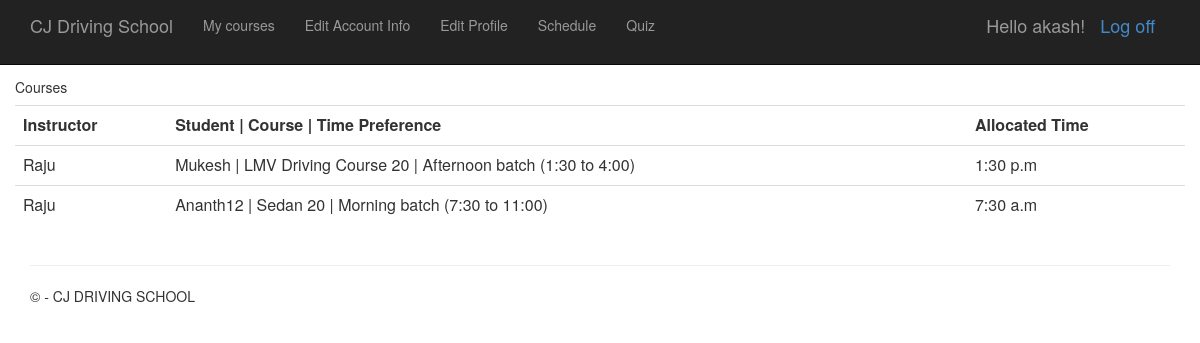
The app's page /schedule/ (signed in), older data.
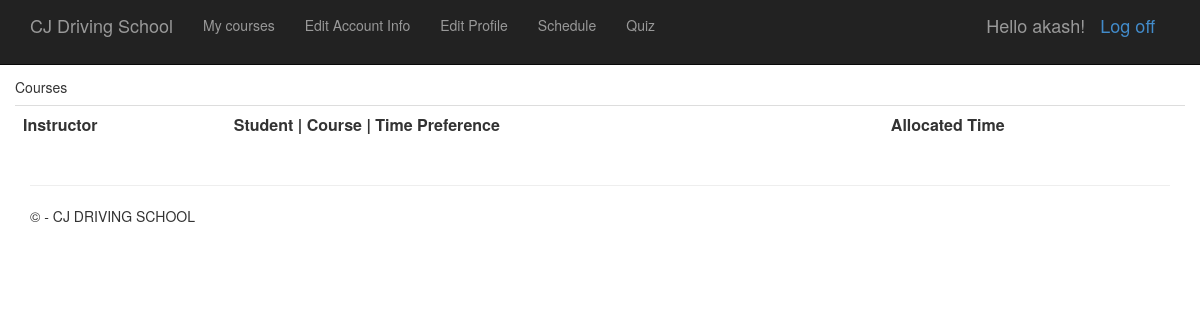
The same page, newer data.
### courses/models.py (models this page shows, shortened)
class User(AbstractUser):
    is_student = models.BooleanField(default=False)
    is_instructor = models.BooleanField(default=False)
    email = models.EmailField(default=None, unique=True, max_length=255)
    phone_number = PhoneNumberField(default=None, unique=True, null=True)

class Schedule(models.Model):
    instructor = models.ForeignKey(Instructor, on_delete=models.CASCADE)
    student = models.OneToOneField(Course_enrollment, on_delete=models.CASCADE)
    TIMING_CHOICES = [
        ('7:30 a.m','7:30 a.m'),
        ('8:00 a.m', '8:00 a.m'),
        ('8:30 a.m', '8:30 a.m'),
        ('9:00 a.m', '9:00 a.m'),
        ('9:30 a.m', '9:30 a.m'),
        ('10:00 a.m', '10:00 a.m'),
        ('10:30 a.m', '10:30 a.m'),
        ('11:00 a.m', '11:00 a.m'),
        ('1:30 p.m', '1:30 p.m'),
        ('2:00 p.m', '2:00 p.m'),
        ('2:30 p.m', '2:30 p.m'),
        ('3:00 p.m', '3:00 p.m'),
        ('3:30 p.m', '3:30 p.m'),
        ('4:00 p.m', '4:00 p.m'),
        ('5:30 p.m', '5:30 p.m'),
        ('6:00 p.m', '6:00 p.m'),
        ('6:30 p.m', '6:30 p.m'),
        ('7:30 p.m', '7:30 p.m'),
        ('8:00 p.m', '8:00 p.m'),
    ]
    time_allocated = models.CharField(choices=TIMING_CHOICES, max_length=30, default=None)

class Instructor(models.Model):
    user = models.OneToOneField(User, on_delete=models.CASCADE)
    def __str__(self):
        return self.user.username

class Course_enrollment(models.Model):
    student = models.ForeignKey(Student, on_delete=models.CASCADE)
    course = models.ForeignKey(Course, on_delete=models.CASCADE, help_text='Enroll in another course after completion of your first course')
    TIME_CHOICES = [
        ('Morning batch (7:30 to 11:00)', 'Morning batch (7:30 to 11:00)'),
        ('Afternoon batch (1:30 to 4:00)', 'Afternoon batch (1:30 to 4:00)'),
        ('Evening batch (5:30 to 8:00)', 'Evening batch (5:30 to 8:00)'),
    ]
    time_preference = models.CharField(max_length=30, choices=TIME_CHOICES, default=None, blank=False, null=False)
    def __str__(self):
        return '%s | %s | %s' % (self.student, self.course, self.time_preference)

class Student(models.Model):
    user = models.OneToOneField(User, on_delete=models.CASCADE)
    GENDER_CHOICES = [
        ('M', 'Male'),
        ('F', 'Female'),
    ]
    gender = models.CharField(choices=GENDER_CHOICES, default=None, blank=True, max_length=2, null=True)
    date_of_birth = models.DateField(validators=[validate_age], default=None, blank=True, null=True, help_text='the date format is: year-month-date')
    aadhar_card = models.FileField(upload_to='aadhar/', default=None, blank=True, null=True)
    profile_picture = models.ImageField(upload_to='profile/', default='profile/profile.jpg', blank=True, null=True)
    address = models.TextField(default=None, blank=True, null=True)
    def __str__(self):
        return self.user.username

class Course(models.Model):
    title = models.CharField(max_length=200)
    description = models.TextField()
    number_of_days = models.IntegerField(choices=DAYS_CHOICES, default=20)
    price = models.DecimalField(max_digits=6, decimal_places=2)
    objects = models.Manager()
    def __str__(self):
        return '%s %s' % (self.title, self.number_of_days)

### courses/views.py (the view)
# urls.py: path('schedule/', views.scheduleview, name='schedule'),
@login_required(login_url='login')
def scheduleview(request):
    schedule = Schedule.objects.all()
    return render(request, 'courses/schedule.html', {'schedule': schedule})

### courses/templates/courses/schedule.html
{% extends "courses/user.html" %}
{% load static %}
{% block content %}
<br>
    <div class="row">
			<div class="col-md">
				<div class="card card-body">
					<h5>Courses</h5>
				</div>
				<div class="card card-body">
					<table class="table">
						<tr>
							<th>Instructor</th>
							<th>Student | Course | Time Preference</th>
							<th>Allocated Time</th>
						</tr>
						{% for i in schedule %}
							<tr>
								<td>{{i.instructor}}</td>
								<td>{{i.student}}</td>
								<td>{{i.time_allocated}}</td>
							</tr>
						{% endfor %}
					</table>
				</div>
            </div>
    </div>
{% endblock %}

### courses/templates/courses/user.html (shortened to what this page needs)
{% load static %}
<html>
<head>
    {% load static %}
    <link rel="stylesheet" type="text/css" href="{% static 'content/bootstrap.min.css' %}" />
    <link rel="stylesheet" type="text/css" href="{% static 'content/site.css' %}" />
</head>
<body>
    <div class="navbar navbar-inverse navbar-fixed-top">
        <div class="container">
            <div class="navbar-header">
                <a href="/" class="navbar-brand">CJ Driving School</a>
            </div>
            <div class="navbar-collapse collapse">
                <ul class="nav navbar-nav">
                 <li><a class="nav-link" href="{% url 'mycourse' %}">My courses</a></li>
                 <li><a class="nav-link" href="{% url 'edit_profile' %}">Edit Account Info</a></li>
                 <li><a class="nav-link" href="{% url 'account' %}">Edit Profile</a></li>
                 <li><a class="nav-link" href="{% url 'schedule' %}">Schedule</a></li>
                 <li><a class="nav-link" href="{% url 'quiz:main-view' %}">Quiz</a></li>
                </ul>
                {% include 'courses/loginpartial.html' %}
            </div>
        </div>
    </div>
    <div class="container body-content">
{% block content %}{% endblock %}
        <hr/>
        <footer>
            <p>&copy; {{ year }} - CJ DRIVING SCHOOL</p>
        </footer>
    </div>
</body>
</html>

### courses/templates/courses/loginpartial.html (shortened to what this page needs)
{% if user.is_authenticated %}
<form id="logoutForm" action="/logout/" method="post" class="navbar-right">
    <ul class="nav navbar-nav navbar-right">
        <li><span class="navbar-brand">Hello {{ user.username }}!</span></li>
        <li><span class="navbar-brand"><a href="javascript:document.getElementById('logoutForm').submit()">Log off</a></span></li>
    </ul>
</form>
{% else %}
<ul class="nav navbar-nav navbar-right">
    <li><a href="{% url 'login' %}">Log in</a></li>
</ul>
{% endif %}

### static/content/site.css (style rules this page uses)
body { padding-top: 50px; padding-bottom: 20px; }
.body-content { padding-left: 15px; padding-right: 15px; }

Row changes from the older to the newer data that the page shows:
removed Schedule: instructor "Raju", student "Mukesh | LMV Driving Course 20 | Afternoon batch (1:30 to 4:00)", time_allocated "1:30 p.m"
removed Schedule: instructor "Raju", student "Ananth12 | Sedan 20 | Morning batch (7:30 to 11:00)", time_allocated "7:30 a.m"
